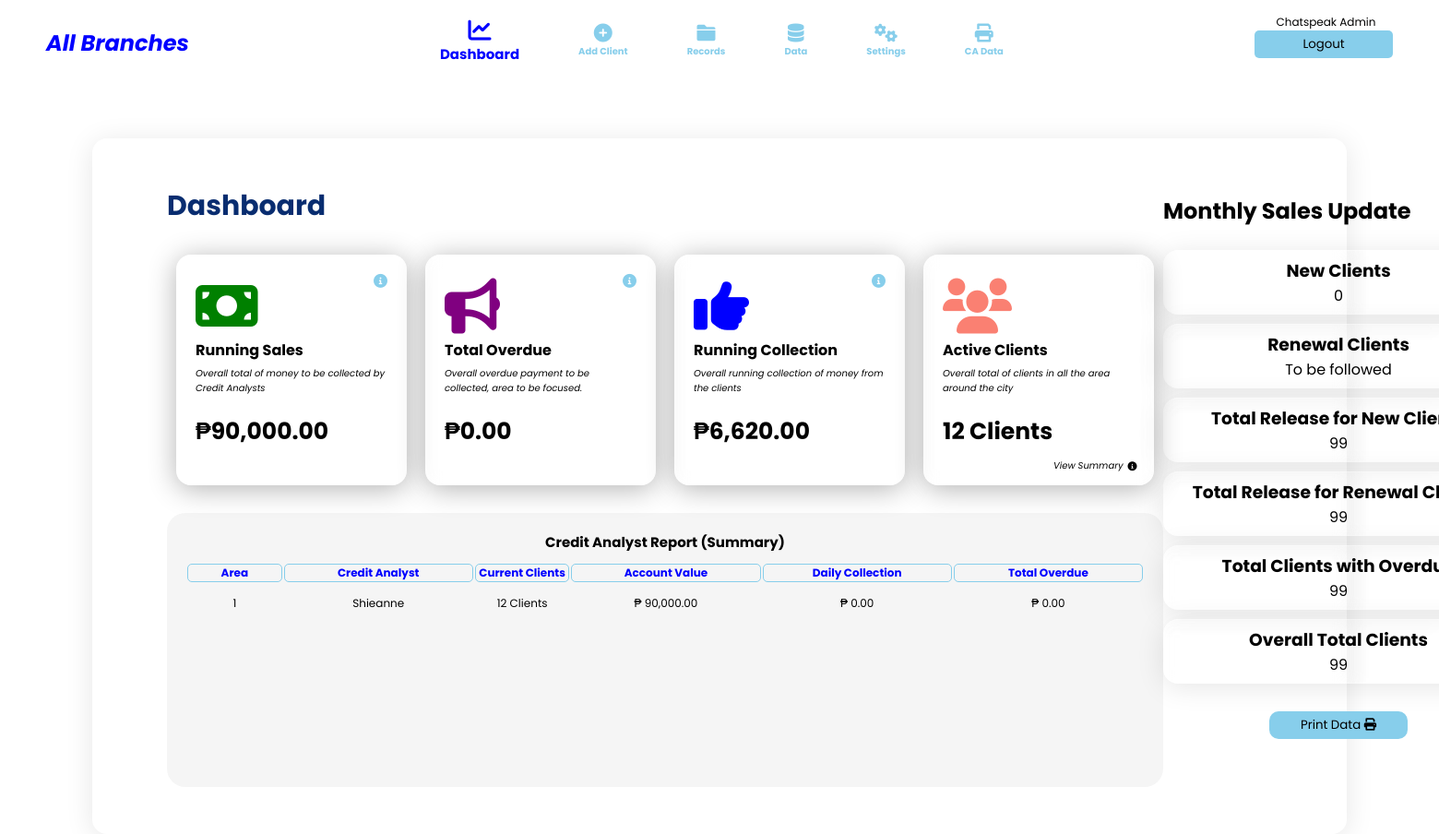
The page /Dashboard.php (signed in) on the database as committed earlier.
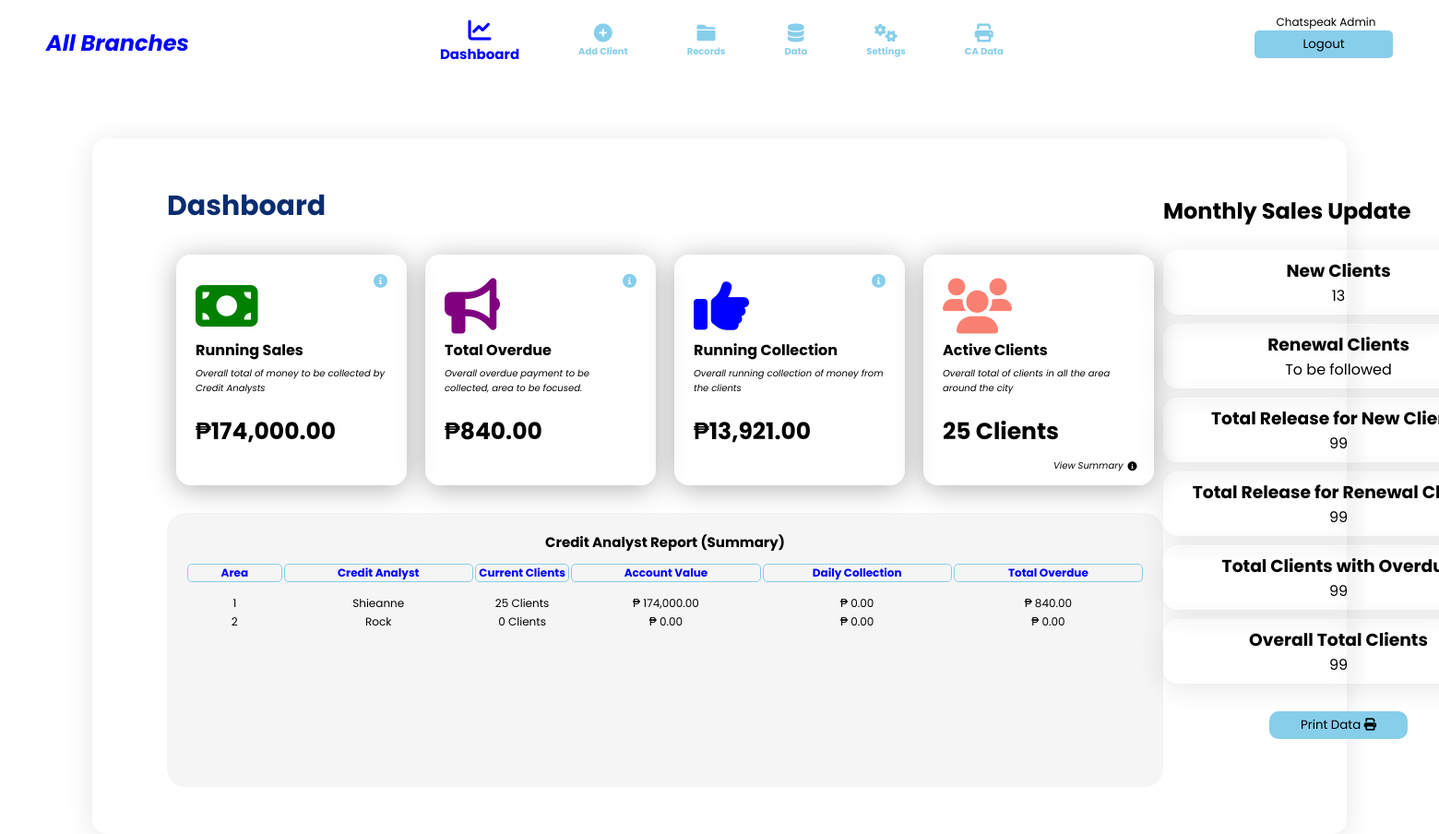
The same page on the database as committed later.
### tables this page shows
CREATE TABLE `insert_creditanalyst` (
  `id` int(11) NOT NULL,
  `cabranch` varchar(255) NOT NULL,
  `name` varchar(255) NOT NULL,
  `area` varchar(255) NOT NULL
);

### Dashboard.php (the view, shortened to what the changed rows need)
<?php
    include_once 'header.php';
?>
            <section id="Dashboard" class="navContent">
                <div class="dbDashboard">
                    <div class="dbSummary">
                        <h1>Dashboard</h1>
                        <div class="dbData">
                            <div class="dbBalance">
                                <div class="card totalBorrowed">
                                    <div class="cardTooltip"><i id="sy" class="fa fa-info-circle"></i>
                                    </div>
                                    <?php
                                        if($bnm == "all"){
                                            $qApp = "SELECT SUM(cloanamount) AS Approved FROM insert_client WHERE cloanstatus in ('Ongoing','Released')";
                                        }else{
                                            $qApp = "SELECT SUM(cloanamount) AS Approved FROM insert_client WHERE cbranch = '$bnm' and cloanstatus in ('Ongoing','Released')";
                                        }
                                        $qryApp = mysqli_query($connection,$qApp);
                                            if(mysqli_num_rows($qryApp)>0){
                                                while($rdApp = mysqli_fetch_array($qryApp)){
                                                $rApp = $rdApp['Approved'];
                                                }
                                            }
                                    ?>
                                    <i class="fa fa-money-bill" style="color: green;"></i>
                                    <p>Running Sales</p>
                                    <span>Overall total of money to be collected by Credit Analysts</span>
                                    <h2>₱<?php echo number_format($rApp,2)?></h2>
                                </div>
                                <div class="card totalOverdue">
                                    <div class="cardTooltip"><i id="sy" class="fa fa-info-circle"></i>
                                    </div>
                                    <?php
                                        if($bnm == "all"){
                                            $qO = "SELECT SUM(coverdue) AS TOTALO FROM insert_client WHERE cloanstatus in ('Ongoing','Released')";
                                        }else{
                                            $qO = "SELECT SUM(coverdue) AS TOTALO FROM insert_client WHERE cbranch = '$bnm' and cloanstatus in ('Ongoing','Released')";
                                        }
                                        $qryO = mysqli_query($connection,$qO);
                                            if(mysqli_num_rows($qryO)>0){
                                                while($rdO = mysqli_fetch_array($qryO)){
                                                $rAO = $rdO['TOTALO'];
                                                }
                                            }
                                    ?>
                                    <i class="fa fa-bullhorn" style="color: purple;"></i>
                                    <p>Total Overdue</p>
                                    <span>Overall overdue payment to be collected, area to be focused. </span>
                                    <h2>₱<?php echo number_format($rAO,2)?></h2>
                                </div>
                                <?php
                                    if($bnm == "all"){
                                        $qHC = "SELECT SUM(camountpaid) AS amntpaid FROM insert_client WHERE cloanstatus in ('Ongoing','Released') ";
                                    }else{
                                        $qHC = "SELECT SUM(camountpaid) AS amntpaid FROM insert_client WHERE cbranch = '$bnm' and cloanstatus in ('Ongoing','Released')";
                                    }
                                    $qryHC = mysqli_query($connection,$qHC);
                                        if(mysqli_num_rows($qryHC)>0){
                                            while($rHC = mysqli_fetch_array($qryHC)){
                                            $rsHC = $rHC['amntpaid'];
                                            }
                                        }
                                ?>
                                <div class="card pendingClient">
                                    <div class="cardTooltip"><i id="sy" class="fa fa-info-circle"></i>
                                    </div>
                                    <i class="fa fa fa-thumbs-up" style="color: blue;"></i>
                                    <p>Running Collection</p>
                                    <span>Overall running collection of money from the clients</span>
                                    <h2>₱<?php echo number_format($rsHC,2) ?></h2>
                                </div>
                                <?php
                                    if($bnm == "all"){
                                        $qT = "SELECT COUNT(*) AS TOTALC FROM insert_client WHERE cloanstatus in ('Ongoing','Released')";
                                    }else{
                                        $qT = "SELECT COUNT(*) AS TOTALC FROM insert_client WHERE cbranch = '$bnm' and cloanstatus in ('Ongoing','Released')";
                                    }
                                    $qryT = mysqli_query($connection,$qT);
                                        if(mysqli_num_rows($qryT)>0){
                                            while($rdT = mysqli_fetch_array($qryT)){
                                            $rAT = $rdT['TOTALC'];
                                                if($rAT <= 1){
                                                    $rAT1 = "$rAT Client";
                                                }else{
                                                    $rAT1 = "$rAT Clients";
                                                }
                                            }
                                        }
                                ?>
                                <div class="card currentClient">
                                    <i class="fa fa-users" style="color: salmon;"></i>
                                    <p>Active Clients</p>
                                    <span>Overall total of clients in all the area around the city</span>
                                    <h2><?php echo $rAT1 ?></h2>
                                    <div>
                                        <span id="viewcaModal">View Summary <i class="fa fa-info-circle"></i></span>
                                    </div>
                                </div>
                            </div>
                        </div>
                        <div class="dbReport creditAnalyst">
                            <h2>Credit Analyst Report <span>(Summary)</span></h2>
                            <table id="dbreportTitle">
                                <tr>
                                    <th width="10%">Area</th>
                                    <th width="20%">Credit Analyst</th>
                                    <th width="10%">Current Clients</th>
                                    <th width="20%">Account Value</th>
                                    <th width="20%">Daily Collection</th>
                                    <th width="20%">Total Overdue</th>
                                </tr>
                            </table>
                            <div class="dvRContent">
                                <table id="dbreportContent">
                                    <?php
                                        if($bnm == "all"){
                                            $qReport = "SELECT * FROM insert_creditanalyst ORDER BY AREA ASC, NAME ASC";
                                        }else{
                                            $qReport = "SELECT * FROM insert_creditanalyst WHERE cabranch = '$bnm' ORDER BY AREA ASC, NAME ASC";
                                        }
                                        $qryReport = mysqli_query($connection,$qReport);
                                            while($rowReport = mysqli_fetch_assoc($qryReport)){
                                            $caName = $rowReport['name'];
                                            $caArea = $rowReport['area'];
                                        if($bnm == "all"){
                                            $qClientNo = "SELECT COUNT(ccreditanalyst) AS CNO, clientid  from insert_client WHERE ccarea = '$caArea' AND cloanstatus in ('Ongoing','Released')";
                                        }else{
                                            $qClientNo = "SELECT COUNT(ccreditanalyst) AS CNO, clientid  from insert_client WHERE cbranch = '$bnm' AND ccarea = '$caArea' AND cloanstatus in ('Ongoing','Released')";
                                        }
                                        $qryClientNo = mysqli_query($connection,$qClientNo);
                                                while($rowClientNo = mysqli_fetch_assoc($qryClientNo)){
                                                    $caClientNo = $rowClientNo['CNO'];
                                                    }
                                        if($bnm == "all"){
                                            $qLoanAmount ="SELECT SUM(cloanamount) AS SLA from insert_client WHERE ccarea = '$caArea' AND cloanstatus in ('Ongoing','Released')";
                                        }else{
                                            $qLoanAmount ="SELECT SUM(cloanamount) AS SLA from insert_client WHERE cbranch ='$bnm' AND ccarea = '$caArea' AND cloanstatus in ('Ongoing','Released')";
                                        }
                                        $qryLoanAmount = mysqli_query($connection,$qLoanAmount);
                                                    while($rowLoanAmount = mysqli_fetch_assoc($qryLoanAmount)){
                                                        $caLoanAmount = $rowLoanAmount['SLA'];
                                                    }
                                        if($bnm == "all"){
                                            $qdaily = "SELECT SUM(payment) as daily, SUM(secdep) as sumdep, creditanalyst from insert_payment WHERE area = '$caArea' AND date_paid = curdate() ";
                                        }else{
                                            $qdaily = "SELECT SUM(payment) as daily, SUM(secdep) as sumdep, creditanalyst from insert_payment WHERE area = '$caArea' AND date_paid = curdate() ";
                                        }
                                        $qrydaily = mysqli_query($connection,$qdaily);
                                                    while($rowdaily = mysqli_fetch_assoc($qrydaily)){
                                                        $caPayment = $rowdaily['daily'];
                                                        $caSecDep = $rowdaily['sumdep'];
                                                        $caTPay = $caPayment + $caSecDep;
                                                    }
                                        if($bnm == "all"){
                                            $qOverDue = "SELECT SUM(coverdue) as SOD from insert_client WHERE ccarea = '$caArea' AND cloanstatus in ('Ongoing','Released')";
                                        }else{
                                            $qOverDue = "SELECT SUM(coverdue) as SOD from insert_client WHERE cbranch ='$bnm' AND ccarea = '$caArea' AND cloanstatus in ('Ongoing','Released')";
                                        }
                                        $qryOverDue = mysqli_query($connection,$qOverDue);
                                                    while($rowOverDue  = mysqli_fetch_assoc($qryOverDue)){
                                                        $caOverDue = $rowOverDue['SOD'];
                                                    }
                                    ?>
                                        <tr>
                                            <td width="10%"><?php echo $caArea ?></td>
                                            <td width="20%"><?php echo $caName ?></td>
                                            <td width="10%"><?php echo $caClientNo." Clients" ?></td>
                                            <td width="20%">₱ <?php echo number_format($caLoanAmount,2)?></td>
                                            <td width="20%">₱ <?php echo number_format($caTPay,2)?></td>
                                            <td width="20%">₱ <?php echo number_format($caOverDue,2)?></td>
                                        </tr>
                                    <?php }?>
                                </table>
                            </div>
                        </div>
                    </div>
                    <div class="dbProfile">
                        <div class="dbExtras">
                            <h1>Monthly Sales Update</h1>
                        <div class="dbTopCA">
                            <?php
                                $ncq = mysqli_query($connection,"SELECT count(*) as nc FROM `insert_client` WHERE month(clisteddate) = month(CURRENT_DATE()) and year(clisteddate) = year(CURRENT_DATE()) and ccycle = 1");
                                    while($ncrow =mysqli_fetch_assoc($ncq)){
                                        $nc = $ncrow['nc'];
                                    }
                            ?>
                            <div class="topCA">
                                    <h3>New Clients</h3>
                                    <?php echo $nc ?>
                            </div>
                            <div class="topCA">
                                    <h3>Renewal Clients</h3>
                                    To be followed
                            </div>
                            <div class="topCA">
                                    <h3>Total Release for New Clients</h3>
                                    99
                            </div>
                            <div class="topCA">
                                    <h3>Total Release for Renewal Clients</h3>
                                    99
                            </div>
                            <div class="topCA">
                                    <h3>Total Clients with Overdue</h3>
                                    99
                            </div>
                            <div class="topCA">
                                    <h3>Overall Total Clients</h3>
                                    99
                            </div>
                        </div>
                    </div>
                </div>
            </section>

Rows that differ between the two databases and show on the page:
computed for insert_creditanalyst "Shieanne": caClientNo "12" → "25"; caLoanAmount "90,000.00" → "174,000.00"; caOverDue "0.00" → "840.00"
added insert_creditanalyst: area "2", name "Rock", caClientNo "0", caLoanAmount "0.00", caTPay "0.00", caOverDue "0.00"
Other text that changed with them:
$rApp: "90,000.00" → "174,000.00"
$rAO: "0.00" → "840.00"
$rsHC: "6,620.00" → "13,921.00"
$rAT1: "12 Clients" → "25 Clients"
$nc: "0" → "13"
